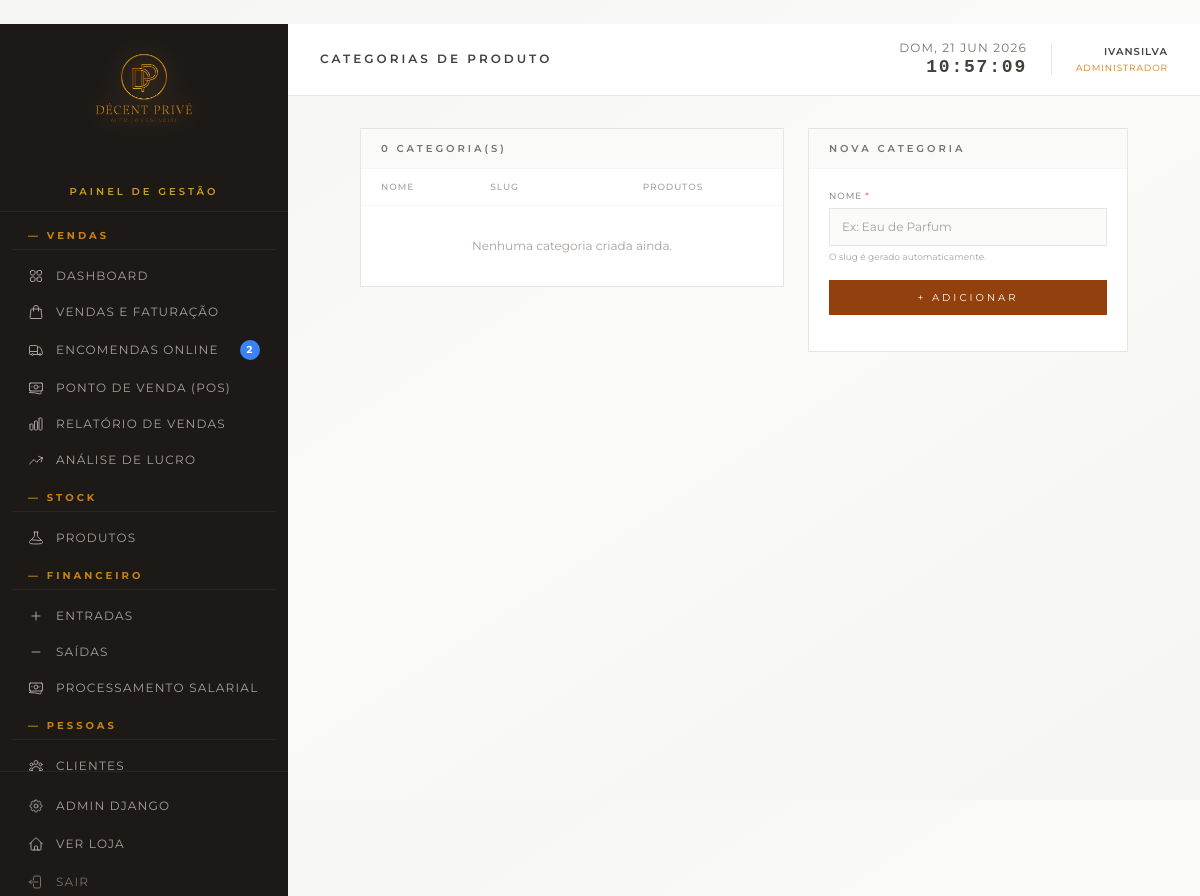
The page /gestao/categorias/ (signed in) on the database as committed earlier.
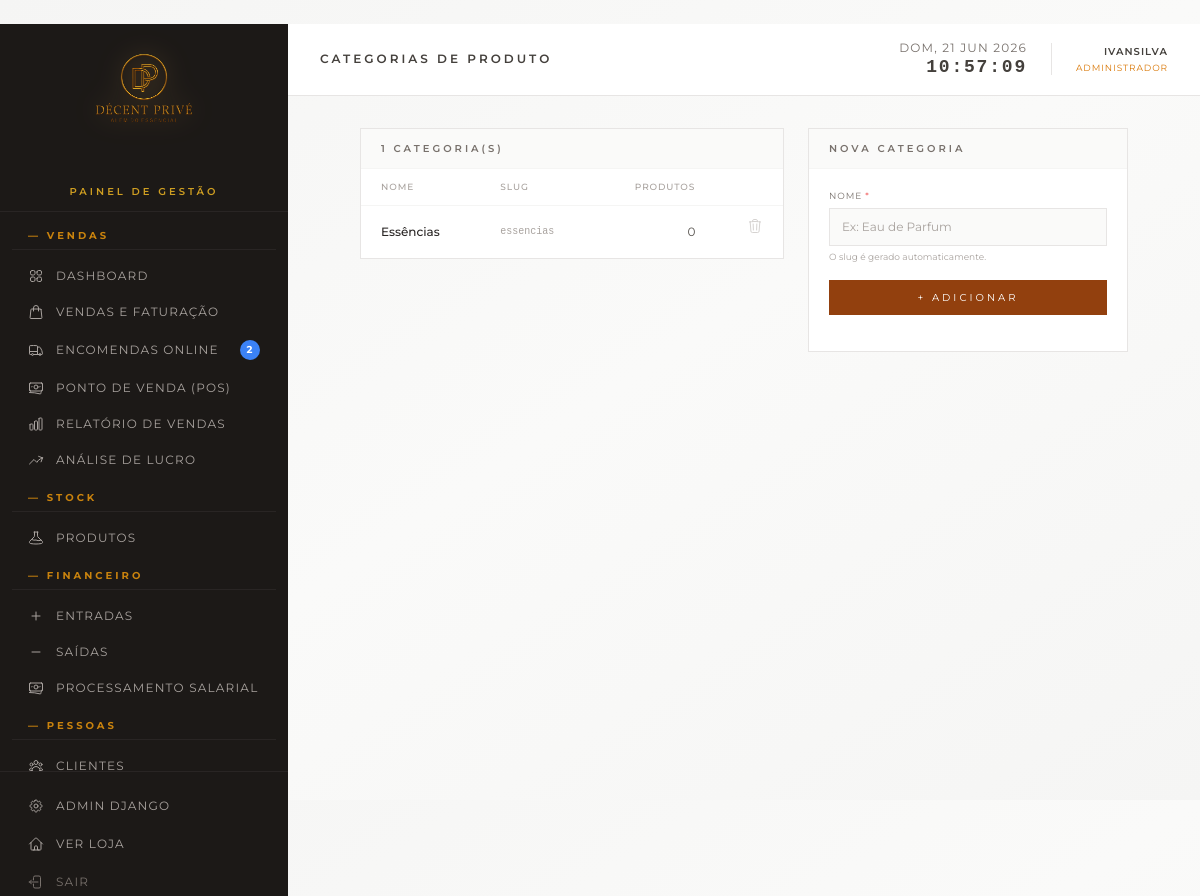
The same page on the database as committed later.
### loja/models.py (models this page shows, shortened)
class Categoria(models.Model):
    nome = models.CharField(max_length=100)
    slug = models.SlugField(unique=True)
    class Meta:
        verbose_name = 'Categoria'
        verbose_name_plural = 'Categorias'
        ordering = ['nome']

### loja/views.py (the view, shortened to what this page needs)
# urls.py: path('gestao/categorias/', views.gestao_categorias, name='gestao_categorias'),
@staff_member_required(login_url='/gestao/login/')
@_block_operador
def gestao_categorias(request):
    erros = {}
    categorias = Categoria.objects.annotate(num_produtos=Count('produtos')).order_by('nome')
    return render(request, 'gestao/categorias.html', {
        'active_page': 'categorias',
        'categorias': categorias,
        'erros': erros,
        'post': request.POST if request.method == 'POST' else {},
    })

### loja/context_processors.py (called while the page is built)
def encomendas_online_pendentes(request):
    if not request.path.startswith('/gestao/'):
        return {}
    if not request.user.is_authenticated or not request.user.is_staff:
        return {}
    count = Encomenda.objects.filter(
        status='em_curso',
        vendido_por__isnull=True,
    ).count()
    return {'pedidos_online_pendentes': count}

def nivel_acesso(request):
    user = getattr(request, 'user', None)
    if not user or not user.is_authenticated:
        return {'is_operador': False, 'is_gerente': False, 'is_admin_user': False}
    is_admin_user = bool(user.is_superuser)
    operador = _is_operador(user)
    is_gerente = bool(
        not user.is_superuser
        and not operador
        and user.is_staff
    )
    return {
        'is_operador': operador,
        'is_gerente': is_gerente,
        'is_admin_user': is_admin_user,
    }

### loja/utils/auth.py (called while the page is built)
def is_operador(user):
    return bool(
        user
        and user.is_authenticated
        and not user.is_superuser
        and user.groups.filter(name='Operador').exists()
    )

### loja/views.py (called while the page is built)
def _is_operador(user):
    return is_operador(user)

### loja/templates/gestao/categorias.html (shortened to what the changed rows need)
{% extends 'gestao/base.html' %}
{% block page_title %}Categorias de Produto{% endblock %}
{% block content %}
<div class="max-w-3xl mx-auto">
    <div class="grid grid-cols-[1fr_320px] gap-6 items-start">
        <div class="bg-white border border-stone-200 overflow-hidden">
            <div class="px-5 py-3 border-b border-stone-100 bg-stone-50 flex items-center justify-between">
                <h2 class="text-[10px] uppercase tracking-[0.3em] text-stone-500 font-semibold">{{ categorias|length }} categoria(s)</h2>
            </div>
            <table class="w-full text-xs">
                <thead class="border-b border-stone-100">
                    <tr>
                        <th class="text-left px-5 py-2.5 text-[9px] uppercase tracking-widest text-stone-400 font-medium">Nome</th>
                        <th class="text-left px-5 py-2.5 text-[9px] uppercase tracking-widest text-stone-400 font-medium">Slug</th>
                        <th class="text-right px-5 py-2.5 text-[9px] uppercase tracking-widest text-stone-400 font-medium">Produtos</th>
                        <th class="px-5 py-2.5"></th>
                    </tr>
                </thead>
                <tbody class="divide-y divide-stone-50">
                    {% for cat in categorias %}
                    <tr class="hover:bg-stone-50 transition-colors">
                        <td class="px-5 py-3 font-medium text-stone-800">{{ cat.nome }}</td>
                        <td class="px-5 py-3 text-stone-400 font-mono text-[10px]">{{ cat.slug }}</td>
                        <td class="px-5 py-3 text-right text-stone-600">{{ cat.num_produtos }}</td>
                        <td class="px-5 py-3 text-right">
                            {% if cat.num_produtos == 0 %}
                            <form method="post" action="{% url 'gestao_categoria_apagar' cat.pk %}"
                                  onsubmit="return confirm('Eliminar a categoria «{{ cat.nome }}»?')">
                                <button type="submit"
                                        class="text-stone-300 hover:text-red-500 transition-colors" title="Eliminar">
                                </button>
                            </form>
                            {% else %}
                            <span class="text-[9px] text-stone-300 italic">em uso</span>
                            {% endif %}
                        </td>
                    </tr>
                    {% empty %}
                    <tr>
                        <td colspan="4" class="px-5 py-8 text-center text-stone-400 text-xs">
                            Nenhuma categoria criada ainda.
                        </td>
                    </tr>
                    {% endfor %}
                </tbody>
            </table>
        </div>
        <div class="bg-white border border-stone-200">
            <div class="px-5 py-3 border-b border-stone-100 bg-stone-50">
                <h2 class="text-[10px] uppercase tracking-[0.3em] text-stone-500 font-semibold">Nova Categoria</h2>
            </div>
        </div>
    </div>
</div>
{% endblock %}

Rows that differ between the two databases and show on the page:
added Categoria: nome "Essências", slug "essencias", num_produtos "0"
Other text that changed with them:
{{ categorias|length }}: "0" → "1"
text no longer shown: "Nenhuma categoria criada ainda."
